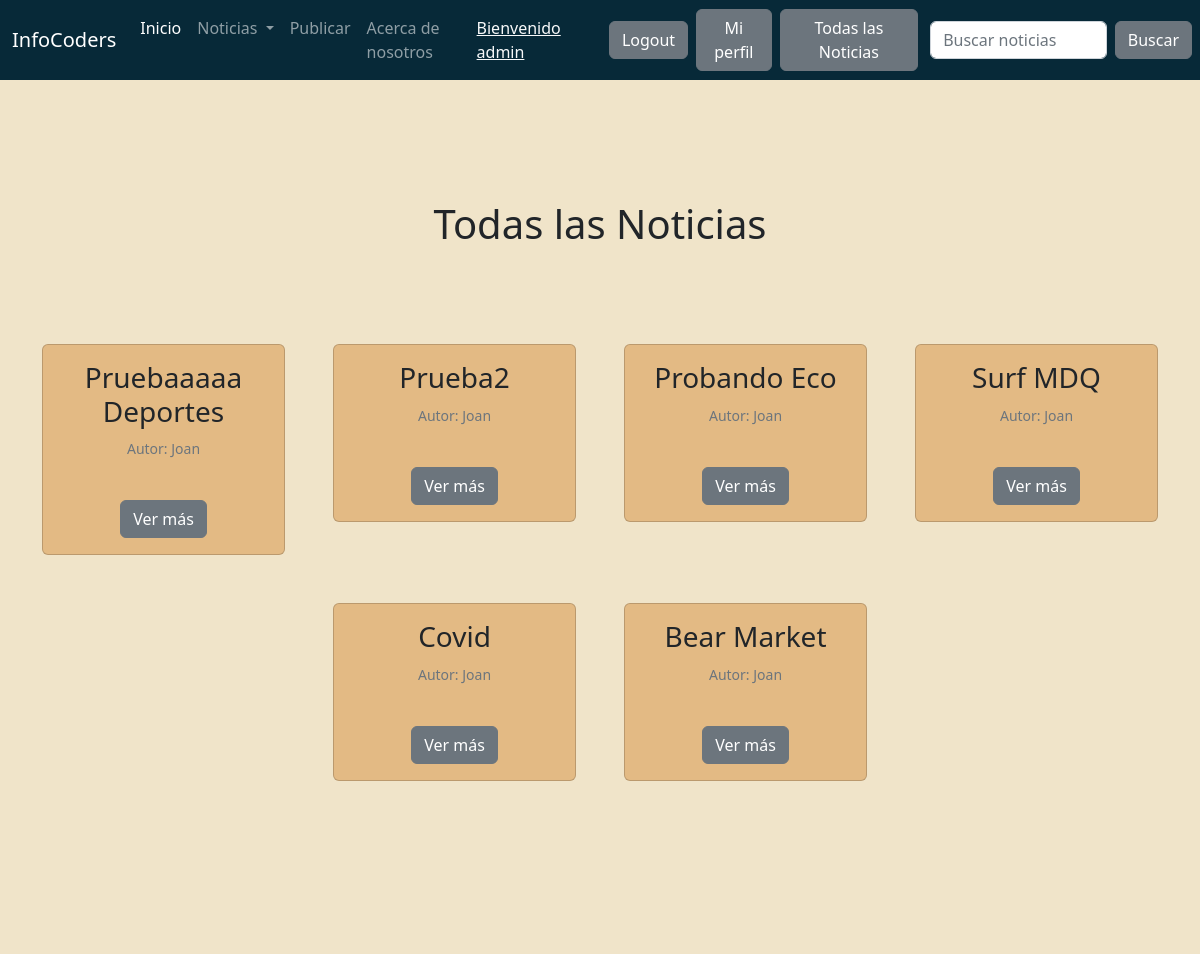
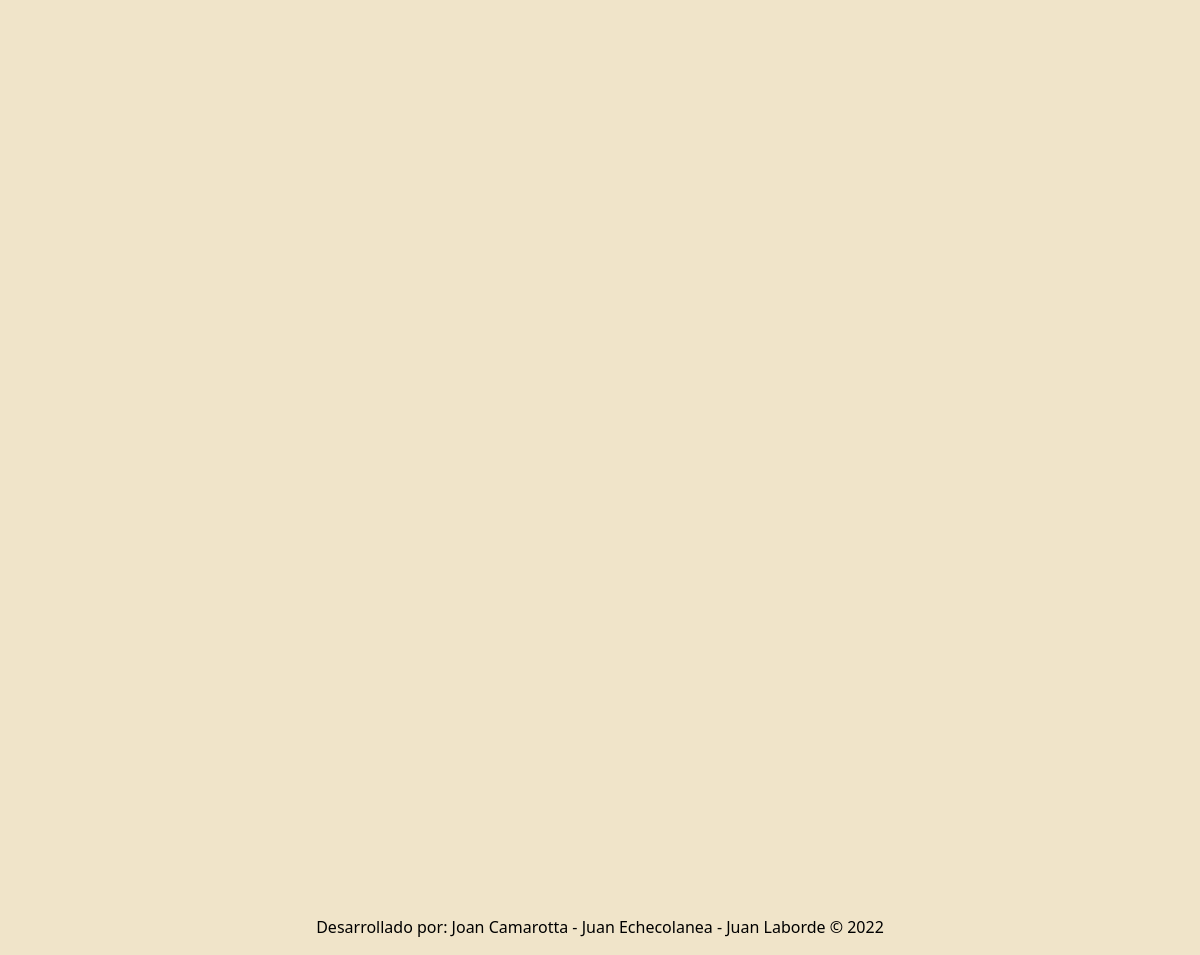
/noticias/ (signed in), run on the app's committed database (2 pictures, top to bottom).
### blog/models.py (models this page shows, shortened)
class Note(models.Model):
    title = models.CharField(max_length=100, blank=True, null=True)
    subtitle = models.CharField(max_length=100)
    author = models.CharField(max_length=50)
    publish_date = models.DateField(default=now)
    text = models.TextField(blank=True)
    category = models.ForeignKey('Categoria', on_delete=models.CASCADE, related_name='blog')
    image = models.ImageField(upload_to='note_image', blank = True, null = True)
    is_active = models.BooleanField(default=True, blank = True)
    class Meta:
        verbose_name = 'Nota'
        verbose_name_plural = 'Notas'

### blog/views.py (the view)
# urls.py: path('', List_posts.as_view(), name = 'list_posts'),
class List_posts(ListView):
    model = Note
    template_name = 'bd.html'
    queryset = Note.objects.all()

### blog/templates/bd.html (shortened to what this page needs)
{% extends 'base.html' %}
{% load static %}
{% block content %}
<br><br><br>
<h1
class="fw-bopld text-center py-5"> Todas las Noticias
</h1>
<div class="container px-8 px-lg-7 mt-5">
  <div class="row gx-4 gx-lg-5 row-cols-2 row-cols-md-3 row-cols-xl-4 justify-content-center">
    {% for note in object_list %}
      <div class="col mb-5">
          <div class="card h-120" style="background-color:#e3ba84">
              <div class="card-body p-6">
                  <div class="text-center">
                      <h3><class="fw-bolder">{{note.title}}<br></h3>
                      <p class="card-text"><small class="text-muted">Autor: {{note.author}}</small></p>
                      <br>
                      <a href="/noticias/leer-noticia/{{note.id}}/" class="btn btn-secondary">Ver más</a>
                  </div>
              </div>
          </div>
        </div>
        {% endfor %}
      </div>
    </div>
    <br>
    <br>
    <br>
    <br>
    <br>
    <br>
    <br>
    <br>
    <br>
    <br>
    <br>
    <br>
    <br>
    <br>
    <br>
  {% endblock %}

### blog/templates/base.html (shortened to what this page needs)
<!doctype html>
<html lang="en">
  <head>
    <link href="https://cdn.jsdelivr.net/npm/bootstrap@5.2.0-beta1/dist/css/bootstrap.min.css" rel="stylesheet">
  </head>
  <body>
    {% load static %}
    <nav class="navbar navbar-expand-lg navbar-dark" style="background-color: #072938;">
        <div class="container-fluid">
          <a class="navbar-brand">InfoCoders</a>
          <div class="collapse navbar-collapse" id="navbarSupportedContent">
            <ul class="navbar-nav me-auto mb-2 mb-lg-0">
              <li class="nav-item">
                <a class="nav-link active" aria-current="page" href="/index/">Inicio</a>
              <li class="nav-item dropdown">
                <a class="nav-link dropdown-toggle" href="#" id="navbarDropdown" role="button" data-bs-toggle="dropdown" aria-expanded="false">
                  Noticias
                </a>
                {% if request.user.is_authenticated %}
                <li class="nav-item">
                  <a class="nav-link" href="/noticias/crear-nota/">Publicar</a>
                </li>
                {% endif %}
                  <li class="nav-item">
                    <a class="nav-link" href="/sobre-nosotros/">Acerca de nosotros</a>
                  </li>
                </div>
                  <ul class="navbar-nav me-auto mb-2 mb-lg-0">
                  <div class="collapse navbar-collapse" id="navbarSupportedContent">
                        {% if request.user.is_authenticated %}
                        <li class="nav-item">
                          <a class="text-light" style="margin-right: 1rem;">
                          <h7>Bienvenido {{request.user.username}} </h7></a>
                        </li>
                        <li class="nav-item">
                            <a class="btn btn-secondary me-2" href="/cuenta/cerrar-sesion/">Logout</a>
                        </li>
                        <li class="nav-item">
                          <a class="btn btn-secondary me-2" href="/cuenta/perfil/{{user.name}}">Mi perfil</a>
                      </li>
                        <li class="nav-item">
                          <a class="btn btn-secondary" href="/noticias/">Todas las Noticias</a>
                      </li>
                        {% endif %}
                      </ul>
          </div>
    <form class="d-flex" role="search" action="/noticias/buscar/" metod= "GET">
    <input class="form-control me-2" type = "text" placeholder = "Buscar noticias" name = 'search' aria-label = "Search">
    <button class="btn btn-secondary me-2" type="submit">Buscar</button>
  </form>
      </nav>
      {% block content %}
      {% endblock %}
  </body>
  <footer>
    <br>
    <br>
    <br>
    <br>
    <br>
    <br>
    <br>
    <br>
    <br>
    <br>
    <br>
    <br>
    <br>
    <br>
    <br>
    <br>
    <br>
    <br>
    <br>
    <br>
    <br>
    <br>
    <br>
    <br>
    <br>
    <br>
    <br>
    <br>
    <div class="sticky-xxl-bottom m-2 text-center text-black">
      <p>Desarrollado por: Joan Camarotta - Juan Echecolanea - Juan Laborde &copy 2022</p>
      </div>
  </footer>
</html>

### blog/templates/base.html (style rules this page uses)
body { background-color: #f0e4c9; margin: 0; }

### data on the page
Note: title "Pruebaaaaa Deportes", author "Joan"
Note: title "Prueba2", author "Joan"
Note: title "Probando Eco", author "Joan"
Note: title "Surf MDQ", author "Joan"
Note: title "Covid", author "Joan"
Note: title "Bear Market", author "Joan"

### other printed values
{{ request.user.username }} "admin"
